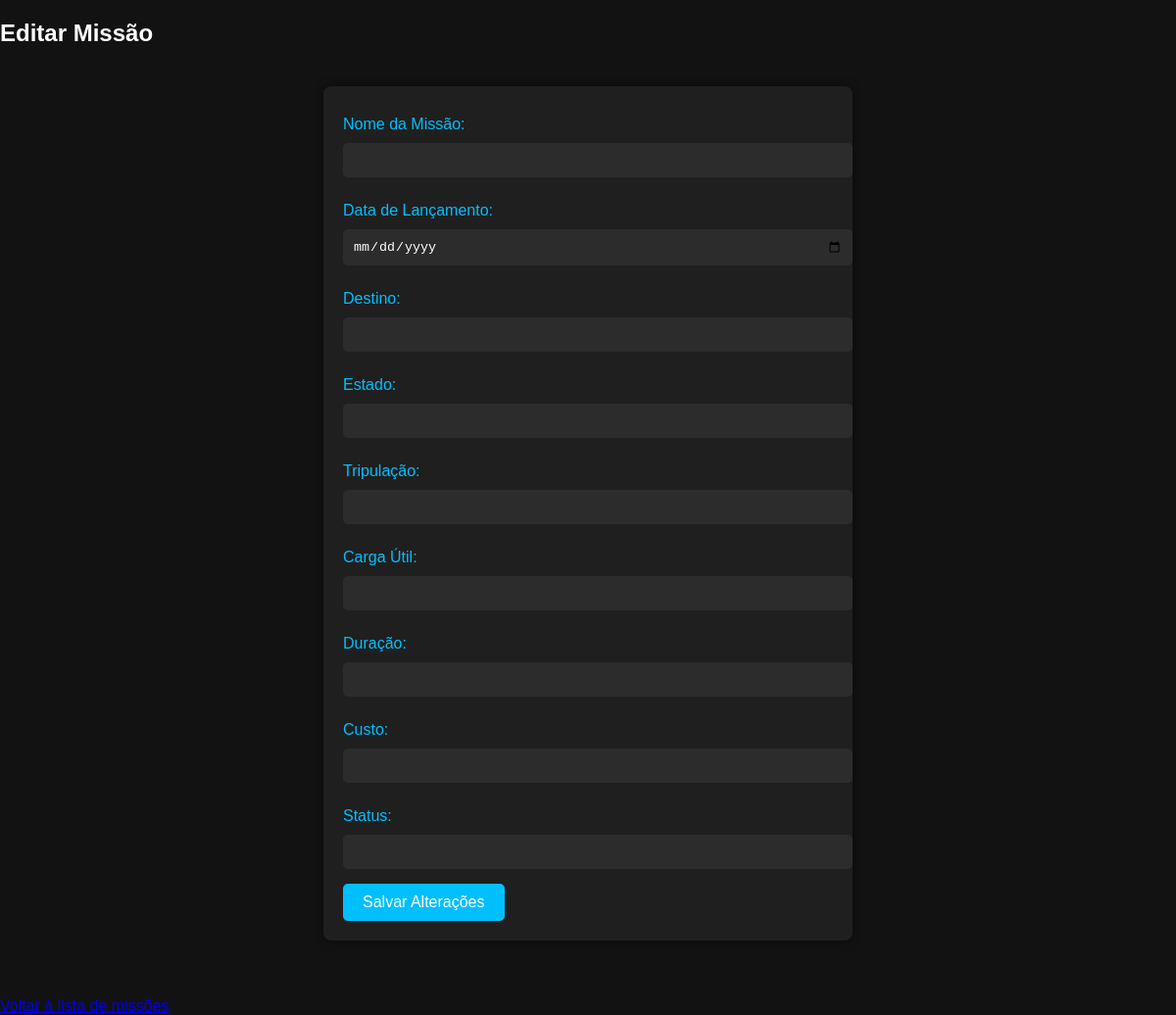
The app's page /edit/9, older data.
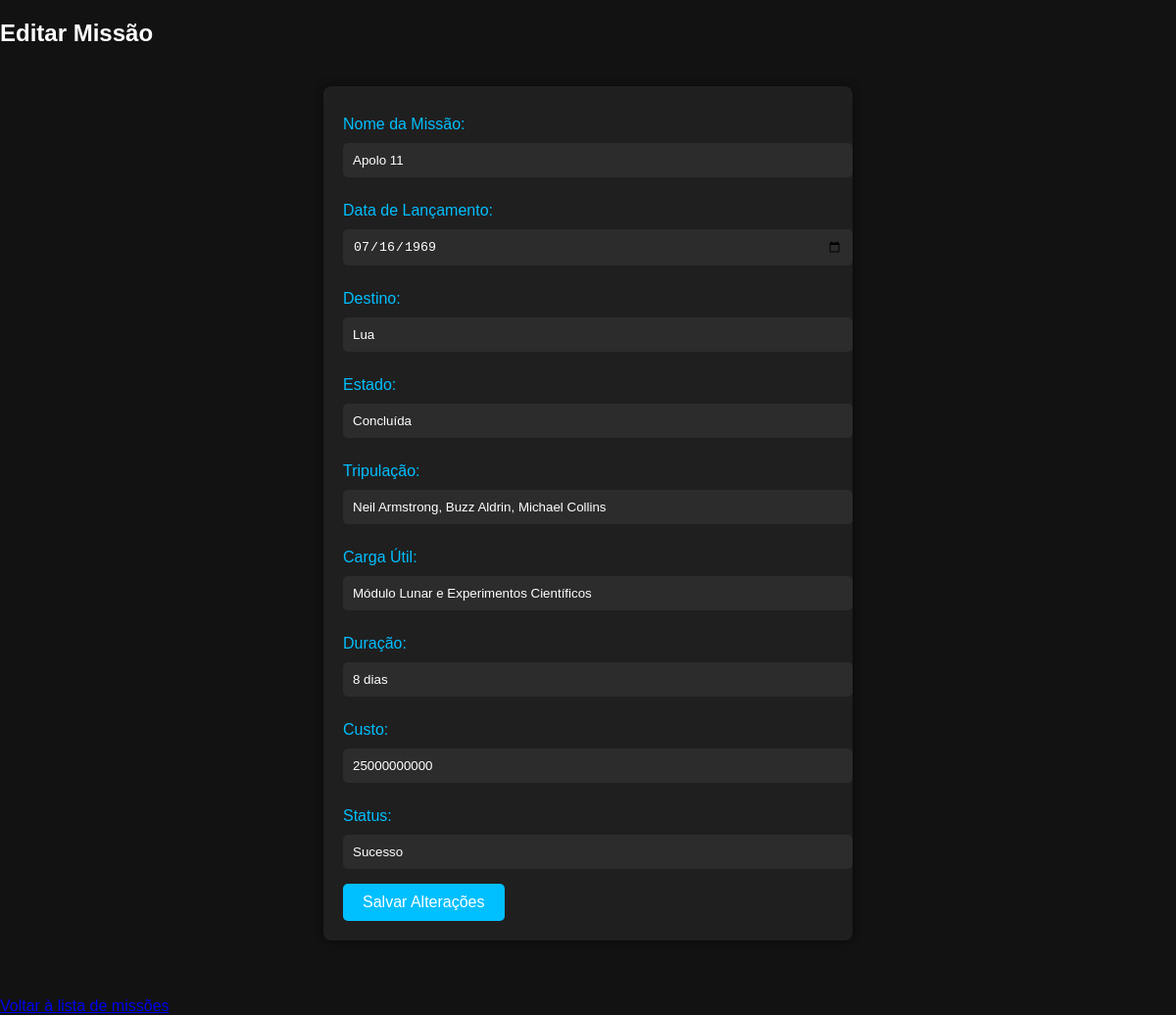
The same page, newer data.
### tables this page shows
CREATE TABLE missoes (
            id INTEGER PRIMARY KEY AUTOINCREMENT,
            nome TEXT NOT NULL,
            data_lancamento DATE NOT NULL,
            destino TEXT NOT NULL,
            estado TEXT NOT NULL,
            tripulacao TEXT NOT NULL,
            carga_util TEXT NOT NULL,
            duracao TEXT NOT NULL,
            custo DECIMAL NOT NULL,
            status TEXT
        );

### app.py (the view, shortened to what this page needs)
@app.route('/edit/<int:id>', methods=('GET', 'POST'))
def edit(id):
    conn = get_db_connection()
    missao = conn.execute('SELECT * FROM missoes WHERE id = ?;', (id,)).fetchone()
    conn.close()
    return render_template('edit.html', missao=missao)

### app.py (called while the page is built)
def get_db_connection():
    conn = sqlite3.connect('database.db')
    conn.row_factory = sqlite3.Row
    return conn

### templates/edit.html (shortened to what this page needs)
<!DOCTYPE html>
<html lang="pt-BR">
<head>
    <link rel="stylesheet" href="{{ url_for('static', filename='styles/edit.css') }}">
</head>
<body>
    <h2>Editar Missão</h2>
    <form action="/edit/{{ missao.id }}" method="POST">
        <label for="nome">Nome da Missão:</label>
        <input type="text" id="nome" name="nome" value="{{ missao.nome }}" required>
        <label for="data_lancamento">Data de Lançamento:</label>
        <input type="date" id="data_lancamento" name="data_lancamento" value="{{ missao.data_lancamento }}" required>
        <label for="destino">Destino:</label>
        <input type="text" id="destino" name="destino" value="{{ missao.destino }}" required>
        <label for="estado">Estado:</label>
        <input type="text" id="estado" name="estado" value="{{ missao.estado }}" required>
        <label for="tripulacao">Tripulação:</label>
        <input type="text" id="tripulacao" name="tripulacao" value="{{ missao.tripulacao }}" required>
        <label for="carga_util">Carga Útil:</label>
        <input type="text" id="carga_util" name="carga_util" value="{{ missao.carga_util }}" required>
        <label for="duracao">Duração:</label>
        <input type="text" id="duracao" name="duracao" value="{{ missao.duracao }}" required>
        <label for="custo">Custo:</label>
        <input type="number" id="custo" name="custo" value="{{ missao.custo }}" step="0.01" required>
        <label for="status">Status:</label>
        <input type="text" id="status" name="status" value="{{ missao.status }}">
        <button type="submit">Salvar Alterações</button>
    </form>
    <br>
    <a href="/">Voltar à lista de missões</a>
</body>
</html>

Row changes from the older to the newer data that the page shows:
added missoes: nome "Apolo 11", data_lancamento "07/16/1969", destino "Lua", estado "Concluída", tripulacao "Neil Armstrong, Buzz Aldrin, Michael Collins", carga_util "Módulo Lunar e Experimentos Científicos", duracao "8 dias", custo "25000000000", status "Sucesso"
